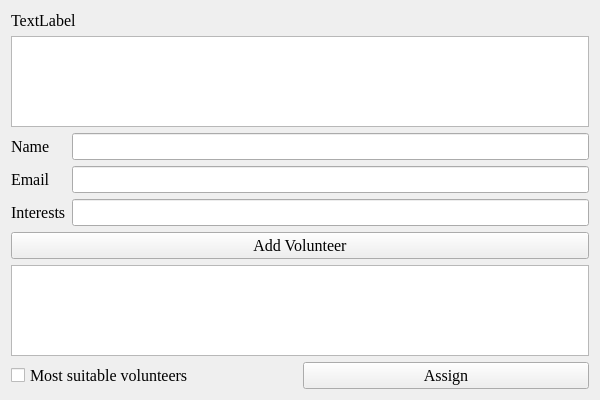
<?xml version="1.0" encoding="UTF-8"?>
<ui version="4.0">
 <class>DepartmentGuiClass</class>
 <widget class="QWidget" name="DepartmentGuiClass">
  <property name="geometry">
   <rect>
    <x>0</x>
    <y>0</y>
    <width>600</width>
    <height>400</height>
   </rect>
  </property>
  <property name="windowTitle">
   <string>DepartmentGui</string>
  </property>
  <layout class="QVBoxLayout" name="verticalLayout_4">
   <item>
    <widget class="QLabel" name="descriptionLabel">
     <property name="font">
      <font>
       <family>Times New Roman</family>
       <pointsize>12</pointsize>
      </font>
     </property>
     <property name="text">
      <string>TextLabel</string>
     </property>
    </widget>
   </item>
   <item>
    <layout class="QVBoxLayout" name="verticalLayout_3">
     <item>
      <widget class="QListWidget" name="volunteersList">
       <property name="font">
        <font>
         <family>Times New Roman</family>
         <pointsize>12</pointsize>
        </font>
       </property>
      </widget>
     </item>
     <item>
      <layout class="QVBoxLayout" name="verticalLayout_2">
       <item>
        <layout class="QFormLayout" name="formLayout">
         <item row="0" column="0">
          <widget class="QLabel" name="label">
           <property name="font">
            <font>
             <family>Times New Roman</family>
             <pointsize>12</pointsize>
            </font>
           </property>
           <property name="text">
            <string>Name</string>
           </property>
          </widget>
         </item>
         <item row="0" column="1">
          <widget class="QLineEdit" name="nameLineEdit">
           <property name="font">
            <font>
             <family>Times New Roman</family>
             <pointsize>12</pointsize>
            </font>
           </property>
          </widget>
         </item>
         <item row="1" column="0">
          <widget class="QLabel" name="label_2">
           <property name="font">
            <font>
             <family>Times New Roman</family>
             <pointsize>12</pointsize>
            </font>
           </property>
           <property name="text">
            <string>Email</string>
           </property>
          </widget>
         </item>
         <item row="1" column="1">
          <widget class="QLineEdit" name="emailLineEdit">
           <property name="font">
            <font>
             <family>Times New Roman</family>
             <pointsize>12</pointsize>
            </font>
           </property>
          </widget>
         </item>
         <item row="2" column="0">
          <widget class="QLabel" name="label_3">
           <property name="font">
            <font>
             <family>Times New Roman</family>
             <pointsize>12</pointsize>
            </font>
           </property>
           <property name="text">
            <string>Interests</string>
           </property>
          </widget>
         </item>
         <item row="2" column="1">
          <widget class="QLineEdit" name="interestsLineEdit">
           <property name="font">
            <font>
             <family>Times New Roman</family>
             <pointsize>12</pointsize>
            </font>
           </property>
          </widget>
         </item>
        </layout>
       </item>
       <item>
        <widget class="QPushButton" name="addButton">
         <property name="font">
          <font>
           <family>Times New Roman</family>
           <pointsize>12</pointsize>
          </font>
         </property>
         <property name="text">
          <string>Add Volunteer</string>
         </property>
        </widget>
       </item>
      </layout>
     </item>
    </layout>
   </item>
   <item>
    <layout class="QVBoxLayout" name="verticalLayout">
     <item>
      <widget class="QListWidget" name="unassignedVolunteersList">
       <property name="font">
        <font>
         <family>Times New Roman</family>
         <pointsize>12</pointsize>
        </font>
       </property>
      </widget>
     </item>
     <item>
      <layout class="QHBoxLayout" name="horizontalLayout">
       <item>
        <widget class="QCheckBox" name="checkBox">
         <property name="font">
          <font>
           <family>Times New Roman</family>
           <pointsize>12</pointsize>
          </font>
         </property>
         <property name="text">
          <string>Most suitable volunteers</string>
         </property>
        </widget>
       </item>
       <item>
        <widget class="QPushButton" name="assignButton">
         <property name="font">
          <font>
           <family>Times New Roman</family>
           <pointsize>12</pointsize>
          </font>
         </property>
         <property name="text">
          <string>Assign</string>
         </property>
        </widget>
       </item>
      </layout>
     </item>
    </layout>
   </item>
  </layout>
 </widget>
 <layoutdefault spacing="6" margin="11"/>
 <resources/>
 <connections/>
</ui>
